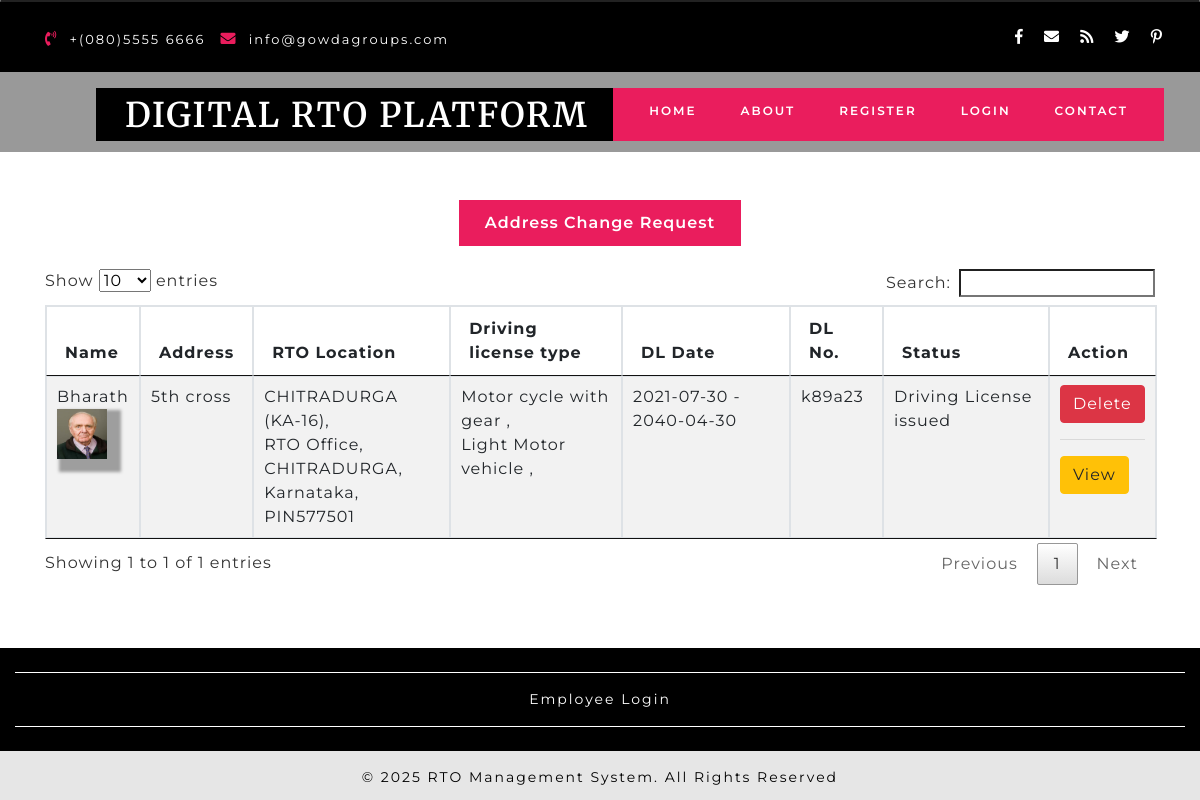
The page /DIGITALRTOPLATFORM/viewchangeofaddress.php on the database its author committed.
### tables this page shows
CREATE TABLE `drivinglicense` (
  `drivinglicenseid` int(10) NOT NULL,
  `enrollerid` int(10) NOT NULL,
  `llrid` int(10) NOT NULL,
  `dltype` varchar(50) NOT NULL,
  `stateid` int(10) NOT NULL,
  `cityid` int(10) NOT NULL,
  `vehicletypeid` varchar(50) NOT NULL,
  `photo` varchar(100) NOT NULL,
  `name` varchar(50) NOT NULL,
  `swdof` varchar(50) NOT NULL,
  `paddr` text NOT NULL,
  `taddr` text NOT NULL,
  `paddrduration` varchar(50) NOT NULL,
  `dob` date NOT NULL,
  `birthplace` varchar(25) NOT NULL,
  `qualification` varchar(50) NOT NULL,
  `identificationmarks` varchar(50) NOT NULL,
  `bloodgroup` varchar(10) NOT NULL,
  `previousdl` varchar(50) NOT NULL,
  `applicationdate` date NOT NULL,
  `testdate` date NOT NULL,
  `startdate` date NOT NULL,
  `enddate` date NOT NULL,
  `dlno` varchar(25) NOT NULL,
  `document` varchar(100) NOT NULL,
  `note` text NOT NULL,
  `status` varchar(25) NOT NULL
);

CREATE TABLE `branch` (
  `branchid` int(10) NOT NULL,
  `branchname` varchar(25) NOT NULL,
  `branchaddress` text NOT NULL,
  `cityid` int(10) NOT NULL,
  `pin` varchar(10) NOT NULL,
  `stateid` int(10) NOT NULL,
  `status` varchar(10) NOT NULL
);

CREATE TABLE `city` (
  `cityid` int(10) NOT NULL,
  `city` varchar(50) NOT NULL,
  `stateid` int(10) NOT NULL,
  `citycode` varchar(10) NOT NULL,
  `discription` text NOT NULL,
  `status` varchar(10) NOT NULL
);

CREATE TABLE `state` (
  `stateid` int(10) NOT NULL,
  `state` varchar(50) NOT NULL,
  `statecode` varchar(10) NOT NULL,
  `discription` text NOT NULL,
  `status` varchar(10) NOT NULL
);

CREATE TABLE `vehicletype` (
  `vehicletypeid` int(10) NOT NULL,
  `vehicletype` varchar(25) NOT NULL,
  `description` text NOT NULL,
  `llrcost` float(100,2) NOT NULL,
  `dlcost` double(100,2) NOT NULL,
  `vehicleregcost` double(100,2) NOT NULL,
  `addresschangecost` double(100,2) NOT NULL,
  `dlrenewalcost` double(100,2) NOT NULL,
  `status` varchar(10) NOT NULL
);

### DIGITALRTOPLATFORM/viewchangeofaddress.php (the view, shortened to what this page needs)
<?php
include("header.php");
?>
      <div class="slider">
        <div class="callbacks_container">
          <ul class="rslides" id="slider4">
            <li style="background-color:black;height:150px;">
            </li>
			</ul>
        </div>
      </div>
    </div>
	<section class="about" id="about">
      <div class="container py-lg-5 py-md-5 py-sm-4 py-3">
        <div id="horizontalTab">
          <ul class="resp-tabs-list justify-content-center">
            <li data-blast="bgColor">Address Change Request</li>
          </ul>
          <div class="resp-tabs-container">
			<div class="tab2">
              <div class="row mt-lg-4 mt-3">
                <div class="col-md-12 about-txt-img">
	 <table border="1" id="myTable"  class="table table-striped table-bordered">
		<thead>
<tr>
	<th>Name</th>
	<th>Address</th>
	<th>RTO Location</th>
	<th>Driving license type</th>
	<th>DL Date</th>
	<th>DL No.</th>
	<th>Status</th>
	<th>Action</th>
</tr>
		</thead>
		<tbody>
			<?php
					$sql = "SELECT drivinglicense.*,city.*,state.* FROM drivinglicense LEFT JOIN state ON drivinglicense.stateid=state.stateid LEFT JOIN city ON drivinglicense.cityid=city.cityid WHERE drivinglicense.dltype='Address Change' order by drivinglicense.drivinglicenseid DESC";
					$qsql= mysqli_query($con,$sql);
					while($rs = mysqli_fetch_array($qsql))
					{
	$sqlbranch= "SELECT * FROM branch WHERE stateid='$rs[stateid]' AND cityid='$rs[cityid]'";
	$qsqlbranch = mysqli_query($con,$sqlbranch);
	$rsbranch = mysqli_fetch_array($qsqlbranch);
echo "<tr>
	<td>$rs[name]<br>
	<img src='dlphoto/$rs[photo]' style='width:50px;height:50px;'></td>
	<td>$rs[paddr]</td>
	<td>";
	echo $rsbranch['branchname'] . ",<br>" . $rsbranch['branchaddress']. ",<br>" . $rs['city'] . ",<br>" . $rs['state'] . ",<br>PIN" . $rsbranch['pin'];
	echo "</td>
	<td>";
	$arrvehicletypes = unserialize($rs['vehicletypeid']);
	foreach($arrvehicletypes as $vtype)
	{
		$sqlvehicletype = "SELECT * FROM vehicletype WHERE vehicletypeid='$vtype'";
		$qsqlvehicletype = mysqli_query($con,$sqlvehicletype);
		$rsvehicletype = mysqli_fetch_array($qsqlvehicletype);
		echo $rsvehicletype['vehicletype'].",<br>";
	}
	echo "</td>
	<td>$rs[startdate] - $rs[enddate]</td>
	<td>$rs[dlno]</td>
	<td>$rs[26]</td>
	<td>
	<a href='drivinglicense.php?delid=$rs[0]'  class='btn btn-danger'
		onclick='return confirmdel()'>Delete</a><hr><a href='addresschangereceipt.php?insid=$rs[0]'  class='btn btn-warning' >View</a>
				</td>
</tr>";
					}
					?>
					</tbody>
				  </table>
                </div>
				</div>
            </div>
                </div>
              </div>
            </div>
    </section>
<?php
include("footer.php");
?>

### DIGITALRTOPLATFORM/css/style.css (style rules this page uses)
html, body { padding: 0; margin: 0; background: #fff; letter-spacing: 1px; font-family: 'Montserrat', sans-serif; }
body a { outline: none; transition: 0.5s all; -webkit-transition: 0.5s all; -moz-transition: 0.5s all; -o-transition: 0.5s all; -ms-transition: 0.5s all; text-decoration: none; }
ul { margin: 0; padding: 0; list-style-type: none; }
.rslides { position: relative; list-style: none; overflow: hidden; width: 100%; padding: 0; margin: 0; }
.rslides li { -webkit-backface-visibility: hidden; position: absolute; display: none; width: 100%; left: 0; top: 0; }
.rslides li:first-child { position: relative; display: block; float: left; }
.rslides { margin: 0 auto 40px; }
a { color: #fff; text-decoration: none; }
.callbacks_container { position: relative; float: left; width: 100%; }
.callbacks { position: relative; list-style: none; overflow: hidden; width: 100%; padding: 0; margin: 0; }
.callbacks li { position: absolute; width: 100%; left: 0; top: 0; }
.about-txt-img img { box-shadow:8px 7px 3px 6px #9e9e9e; border-radius: 0px; }
ul.resp-tabs-list { text-align: center; }
.resp-tabs-list li { font-weight: 600; font-size: 16px; display: inline-block; padding: 13px 30px; margin: 0; list-style: none; background: #000; cursor: pointer; color: #fff; }
.resp-tabs-container { padding: 0px; background-color: #fff; clear: left; }
.resp-tab-content { display: none; padding:0px 0px 15px; }
.resp-tab-active { border: 1px solid #c1c1c1; border-bottom: none; margin-bottom: -1px !important; }
.resp-tab-active { border: none; background-color: #ea1d5d !important; color: #000; }
.resp-tab-content { border:none; }
.resp-tab-content-active { display: block; }
@media (max-width:1440px) { .resp-tabs-list li { padding: 11px 26px; } }

### rows shown on the page
drivinglicense: name "Bharath", photo (picture), paddr "5th cross", branch.branchname "CHITRADURGA (KA-16)", branch.branchaddress "RTO Office", cityid.city "CHITRADURGA", stateid.state "Karnataka", branch.pin "577501", startdate "2021-07-30", enddate "2040-04-30", dlno "k89a23", status "Driving License issued"
vehicletype: vehicletype "Motor cycle with gear"
vehicletype: vehicletype "Light Motor vehicle"
